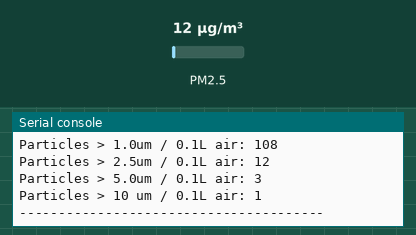
This program was run on a simulated ESP32 board running MicroPython. On the bench: the last lines printed to the serial console. The inputs (shaded band) are chosen by the test bench; at power-on: PM2.5 12 µg/m³. No MQTT or app messages arrive unless stated.

Above: at 1.3 s.
1.4 s: PM2.5 set to 6 µg/m³
At 2.7 s:
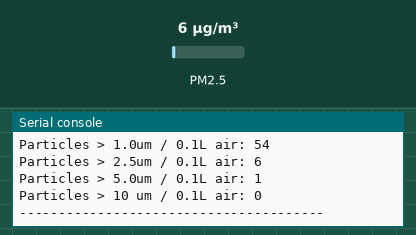
2.9 s: PM2.5 set to 75 µg/m³
At 3.5 s:
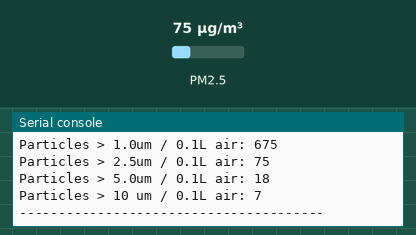
Timing chart, 0 to 5.9 s (numbered marks = the images above; inputs shaded):
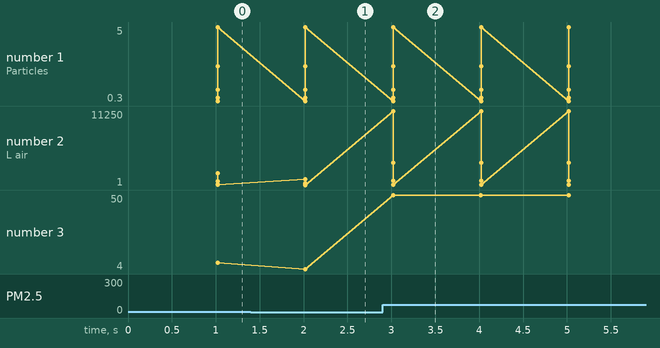

Measured:
- after the input at 1.4 s, the serial console: prints a new line after 0.62 s (image 1)
- after the input at 2.9 s, the serial console: prints a new line after 0.12 s (image 2)
- plotted number 2: 1 → 18 after the input at 2.9 s
- plotted number 3: 8 → 4 after the input at 1.4 s, 4 → 50 after the input at 2.9 s

The program:

pms5003_publish.py
```python
try:
    import struct
except ImportError:
    import ustruct as struct

# Connect the sensor TX pin to the board 25 pin
#                    RX pin to the board 26 pin
# For use with a microcontroller board:
import machine
uart = machine.UART(1, baudrate=9600, tx=18, rx=17, timeout=2000)

buffer = []
from time import sleep
from umqtt.simple import MQTTClient

SERVER = '192.168.0.24'
CLIENT_ID = 'ESP32_PMS5003_Sensor'
TOPIC0 = 'sensors/particles/pm10_std'
TOPIC1 = 'sensors/particles/pm25_std'
TOPIC2 = 'sensors/particles/pm100_std'
TOPIC3 = 'sensors/particles/03um'
TOPIC4 = 'sensors/particles/05um'
TOPIC5 = 'sensors/particles/10um'
TOPIC6 = 'sensors/particles/25um'
TOPIC7 = 'sensors/particles/50um'
TOPIC8 = 'sensors/particles/100um'

client = MQTTClient(CLIENT_ID, SERVER)
client.connect()

while True:
    data = uart.read(32)  # read up to 32 bytes
    data = list(data)
    # print("read: ", data)          # this is a bytearray type

    buffer += data

    while buffer and buffer[0] != 0x42:
        buffer.pop(0)

    if len(buffer) > 200:
        buffer = []  # avoid an overrun if all bad data
    if len(buffer) < 32:
        continue

    if buffer[1] != 0x4d:
        buffer.pop(0)
        continue

    frame_len = struct.unpack(">H", bytes(buffer[2:4]))[0]
    if frame_len != 28:
        buffer = []
        continue

    frame = struct.unpack(">HHHHHHHHHHHHHH", bytes(buffer[4:]))

    pm10_standard, pm25_standard, pm100_standard, pm10_env, \
        pm25_env, pm100_env, particles_03um, particles_05um, particles_10um, \
        particles_25um, particles_50um, particles_100um, skip, checksum = frame

    check = sum(buffer[0:30])

    if check != checksum:
        buffer = []
        continue

    msg0 = (b'PM 1.0 standard: {}'.format(pm10_standard))
    msg1 = (b'PM 2.5 standard: {}'.format(pm25_standard))
    msg2 = (b'PM 10 standard: {}'.format(pm100_env))
    msg3 = (b'Particles > 0.3um / 0.1L air: {}'.format(particles_03um))
    msg4 = (b'Particles > 0.5um / 0.1L air: {}'.format(particles_05um))
    msg5 = (b'Particles > 1.0um / 0.1L air: {}'.format(particles_10um))
    msg6 = (b'Particles > 2.5um / 0.1L air: {}'.format(particles_25um))
    msg7 = (b'Particles > 5.0um / 0.1L air: {}'.format(particles_50um))
    msg8 = (b'Particles > 10um / 0.1L air: {}'.format(particles_100um))
    client.publish(TOPIC0, msg0)
    client.publish(TOPIC1, msg1)
    client.publish(TOPIC2, msg2)
    client.publish(TOPIC3, msg3)
    client.publish(TOPIC4, msg4)
    client.publish(TOPIC5, msg5)
    client.publish(TOPIC6, msg6)
    client.publish(TOPIC7, msg7)
    client.publish(TOPIC8, msg8)

    print("Concentration Units (standard)")
    print("---------------------------------------")
    print("PM 1.0: %d\tPM2.5: %d\tPM10: %d" %
          (pm10_standard, pm25_standard, pm100_standard))
    print("---------------------------------------")
    print("Particles > 0.3um / 0.1L air:", particles_03um)
    print("Particles > 0.5um / 0.1L air:", particles_05um)
    print("Particles > 1.0um / 0.1L air:", particles_10um)
    print("Particles > 2.5um / 0.1L air:", particles_25um)
    print("Particles > 5.0um / 0.1L air:", particles_50um)
    print("Particles > 10 um / 0.1L air:", particles_100um)
    print("---------------------------------------")

    buffer = buffer[32:]
    # print("Buffer ", buffer)
```
